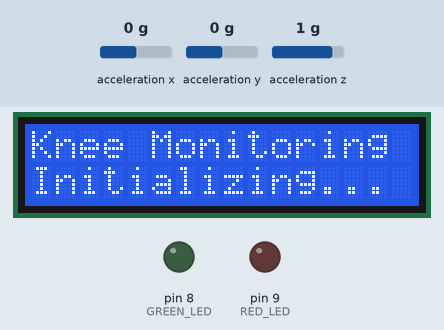
This sketch was run on a simulated Arduino Uno, built with avr-gcc and run on an emulated ATmega328P. On the bench: 16×2 character LCD, output pins drawn as LEDs (lit = HIGH). Wiring (inferred from the names in the program): MPU-6050 motion sensor at I2C address 0x68; MPU-6050 motion sensor at I2C address 0x69. The test bench sets the inputs (shaded band); at power-on: acceleration x 0 g, acceleration y 0 g, acceleration z 1 g. What the sketch prints to the serial monitor is not drawn.

Above: at 0.1 s.
At 1.6 s:
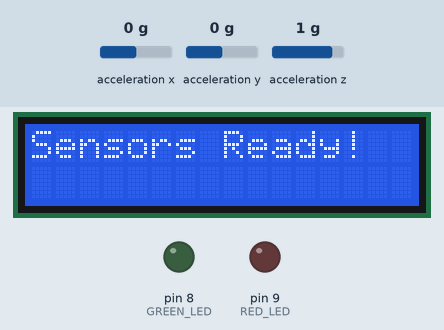
At 2.7 s:
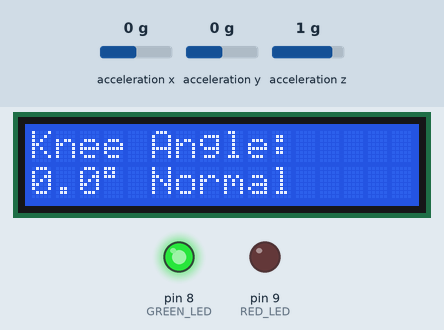
Timing chart, 0 to 4.2 s (numbered marks = the images above):
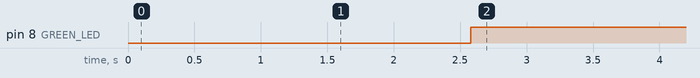

Measured:
- by itself, pin 8 (GREEN_LED): LOW → HIGH at 2.6 s
- what the display in image 1 shows lasts 1.0 s, from 1.6 s to 2.6 s

The sketch:

Knee_Angle_Monitoring__2_.ino
```cpp
#include <Wire.h>
#include <LiquidCrystal.h>
#include <math.h>

// LCD pins: RS, E, D4, D5, D6, D7
LiquidCrystal lcd(12, 11, 5, 4, 3, 2);

// MPU6050 I2C addresses
const byte MPU1 = 0x68; // Thigh sensor
const byte MPU2 = 0x69; // Lower-leg sensor

// LED pins
const int GREEN_LED = 8;
const int RED_LED = 9;

// Example alert threshold
const float ALERT_ANGLE = 90.0;

// MPU6050 registers
const byte PWR_MGMT_1 = 0x6B;
const byte ACCEL_XOUT_H = 0x3B;

bool sensor1OK = false;
bool sensor2OK = false;

// Store acceleration readings
struct AccelData {
  int16_t ax;
  int16_t ay;
  int16_t az;
};

// Check whether an I2C device responds
bool sensorExists(byte address) {
  Wire.beginTransmission(address);
  return Wire.endTransmission() == 0;
}

// Initialize MPU6050
bool initializeMPU(byte address) {
  Wire.beginTransmission(address);
  Wire.write(PWR_MGMT_1);
  Wire.write(0x00); // Wake up sensor
  return Wire.endTransmission() == 0;
}

// Read accelerometer data
bool readAccel(byte address, AccelData &data) {
  Wire.beginTransmission(address);
  Wire.write(ACCEL_XOUT_H);

  if (Wire.endTransmission(false) != 0) {
    return false;
  }

  byte received = Wire.requestFrom(address, (byte)6, (byte)true);
  if (received != 6) {
    return false;
  }

  data.ax = (int16_t)((Wire.read() << 8) | Wire.read());
  data.ay = (int16_t)((Wire.read() << 8) | Wire.read());
  data.az = (int16_t)((Wire.read() << 8) | Wire.read());

  return true;
}

// Estimate tilt angle from accelerometer readings.
// This measures tilt in one plane; sensor mounting matters.
float calculateTilt(AccelData data) {
  float angle = atan2((float)data.ax, (float)data.az) * 180.0 / PI;
  return angle;
}

// Calculate the smallest angular difference
float calculateRelativeAngle(float angle1, float angle2) {
  float difference = angle1 - angle2;

  while (difference > 180.0) {
    difference -= 360.0;
  }

  while (difference < -180.0) {
    difference += 360.0;
  }

  return fabs(difference);
}

void setup() {
  Serial.begin(9600);
  Wire.begin();

  lcd.begin(16, 2);

  pinMode(GREEN_LED, OUTPUT);
  pinMode(RED_LED, OUTPUT);

  digitalWrite(GREEN_LED, LOW);
  digitalWrite(RED_LED, LOW);

  lcd.setCursor(0, 0);
  lcd.print("Knee Monitoring");
  lcd.setCursor(0, 1);
  lcd.print("Initializing...");
  delay(1500);

  sensor1OK = sensorExists(MPU1);
  sensor2OK = sensorExists(MPU2);

  if (sensor1OK) {
    sensor1OK = initializeMPU(MPU1);
  }

  if (sensor2OK) {
    sensor2OK = initializeMPU(MPU2);
  }

  lcd.clear();

  if (!sensor1OK || !sensor2OK) {
    lcd.setCursor(0, 0);
    lcd.print("Sensor Error!");

    lcd.setCursor(0, 1);
    if (!sensor1OK && !sensor2OK) {
      lcd.print("Check both");
    } else if (!sensor1OK) {
      lcd.print("Check MPU 0x68");
    } else {
      lcd.print("Check MPU 0x69");
    }

    Serial.println("Sensor initialization failed.");
    Serial.println("Check wiring and I2C addresses.");

    while (true) {
      digitalWrite(GREEN_LED, LOW);
      digitalWrite(RED_LED, LOW);
      delay(500);
    }
  }

  lcd.setCursor(0, 0);
  lcd.print("Sensors Ready!");
  delay(1000);
  lcd.clear();

  Serial.println("Both MPU6050 sensors detected.");
}

void loop() {
  AccelData thigh;
  AccelData lowerLeg;

  if (!readAccel(MPU1, thigh) || !readAccel(MPU2, lowerLeg)) {
    lcd.setCursor(0, 0);
    lcd.print("Reading Error ");
    lcd.setCursor(0, 1);
    lcd.print("Check sensors ");

    digitalWrite(GREEN_LED, LOW);
    digitalWrite(RED_LED, LOW);

    delay(500);
    return;
  }

  // Estimate orientation of each leg segment
  float thighAngle = calculateTilt(thigh);
  float lowerLegAngle = calculateTilt(lowerLeg);

  // Estimate relative knee angle
  float kneeAngle = calculateRelativeAngle(thighAngle, lowerLegAngle);

  // Display angle
  lcd.setCursor(0, 0);
  lcd.print("Knee Angle:     ");
  lcd.setCursor(0, 1);
  lcd.print(kneeAngle, 1);
  lcd.print((char)223);
  lcd.print(" ");

  // Example threshold for project demonstration
  if (kneeAngle > ALERT_ANGLE) {
    lcd.print("ALERT!");
    digitalWrite(RED_LED, HIGH);
    digitalWrite(GREEN_LED, LOW);
  } else {
    lcd.print("Normal");
    digitalWrite(RED_LED, LOW);
    digitalWrite(GREEN_LED, HIGH);
  }

  // Print readings to Serial Monitor
  Serial.print("Thigh tilt: ");
  Serial.print(thighAngle, 1);
  Serial.print(" | Lower-leg tilt: ");
  Serial.print(lowerLegAngle, 1);
  Serial.print(" | Estimated knee angle: ");
  Serial.println(kneeAngle, 1);

  delay(200);
}
```
